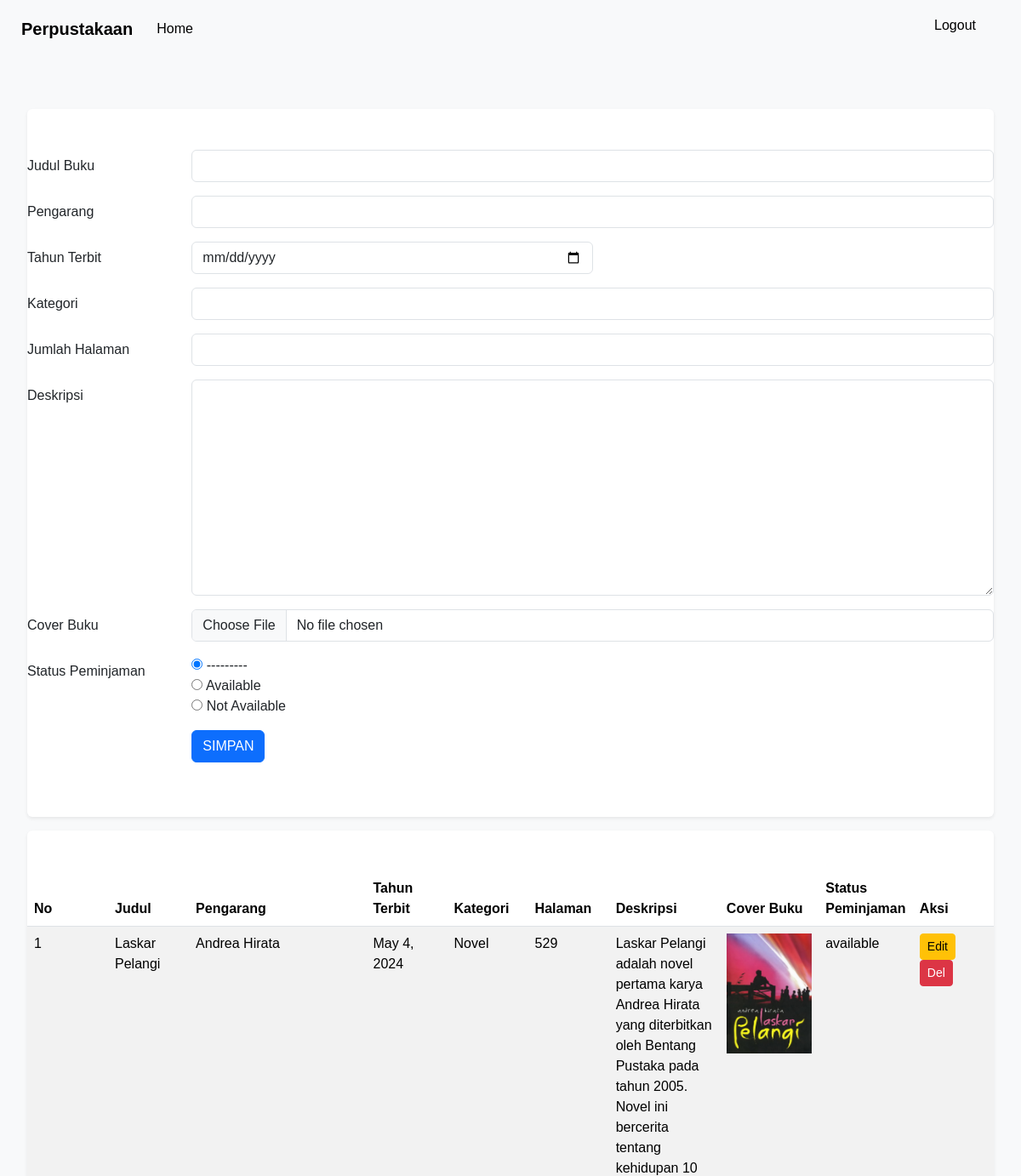
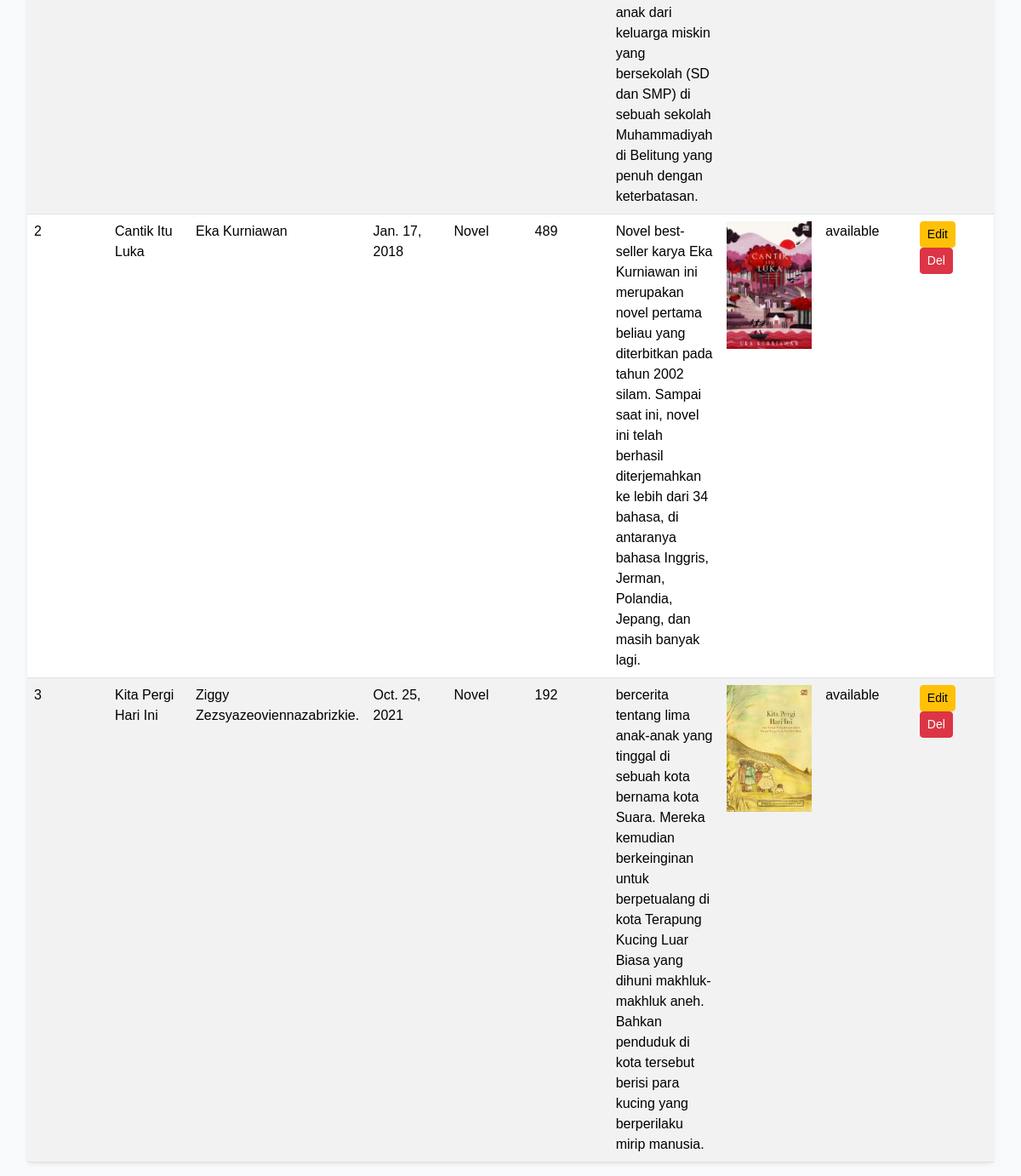
The app's page /input/ (signed in) with its own data (2 pictures, top to bottom).
### library/models.py (models this page shows, shortened)
class BookAttribute(models.Model):
    judulBuku = models.CharField(max_length=255)
    penulisBuku = models.CharField(max_length=255, blank=True, null=True)
    tahunTerbit = models.DateField()
    kategoriBuku = models.CharField(max_length=255, blank=True, null=True)
    jumlahHalaman = models.IntegerField()
    coverBuku = models.ImageField(upload_to='covers/')
    deskripsi = models.TextField(blank=True, null=True)  # Tambahkan bidang deskripsi
    status_peminjaman = models.CharField(max_length=20, null=False, blank=True, choices=[
        ('available', 'Available'),
        ('not-available', 'Not Available'),
    ])

### library/views.py (the view)
# urls.py: path('input/', views.input, name='beranda'),
@user_passes_test(is_staff)
def input(request):
    books = BookAttribute.objects.all()
    if request.method == "POST":
        form = BookAttributeForm(request.POST, request.FILES)
        if form.is_valid():
            book = form.save()
            return redirect('input')  # Mengarahkan kembali ke halaman beranda setelah menyimpan
    else:
        form = BookAttributeForm()
    return render(request, 'Admin/input.html', {'form': form, 'books': books})

### library/forms.py
class BookAttributeForm(forms.ModelForm):
    class Meta:
        model = BookAttribute
        fields = [
            'judulBuku',
            'penulisBuku',
            'tahunTerbit',
            'kategoriBuku',
            'jumlahHalaman',
            'deskripsi',  # Tambahkan deskripsi ke dalam fields
            'coverBuku',
            'status_peminjaman',
        ]
        widgets = {
            'judulBuku': forms.TextInput(attrs={'class': 'form-control'}),
            'penulisBuku': forms.TextInput(attrs={'class': 'form-control'}),
            'tahunTerbit': forms.DateInput(attrs={'class': 'form-control w-50', 'type': 'date'}),
            'kategoriBuku': forms.TextInput(attrs={'class': 'form-control'}),
            'jumlahHalaman': forms.NumberInput(attrs={'class': 'form-control'}),
            'deskripsi': forms.Textarea(attrs={'class': 'form-control'}),  # Widget untuk deskripsi
            'coverBuku': forms.ClearableFileInput(attrs={'class': 'form-control'}),
            'status_peminjaman': forms.RadioSelect(choices=[
                ('available', 'Available'),
                ('not-available', 'Not Available')
            ], attrs={'class': ''}),
        }

### library/views.py (called while the page is built)
def is_staff(user):
    return user.is_authenticated and user.customuser.is_staff

### templates/Admin/input.html (shortened to what this page needs)
{% load static %}
<!DOCTYPE html>
<html lang="en">
  <head>
    {% include 'bootstrap5.html' %} {% include 'snippets/navbaradmin.html' %}
    <link rel="stylesheet" href="{% static 'assets/css/admin.css' %}" />
  </head>
  <body>
    <div class="form">
      <div class="my-3 bg-body rounded shadow-sm pt-5 pb-5">
        <form method="post" action="{% url 'input' %}" enctype="multipart/form-data">
          <div class="mb-3 row">
            <label for="judul" class="col-sm-2 col-form-label">Judul Buku</label>
            <div class="col-sm-10">{{ form.judulBuku }}</div>
          </div>
          <div class="mb-3 row">
            <label for="nama" class="col-sm-2 col-form-label">Pengarang</label>
            <div class="col-sm-10">{{ form.penulisBuku }}</div>
          </div>
          <div class="mb-3 row">
            <label for="tahun_Terbit" class="col-sm-2 col-form-label">Tahun Terbit</label>
            <div class="col-sm-10">{{ form.tahunTerbit }}</div>
          </div>
          <div class="mb-3 row">
            <label for="kategori" class="col-sm-2 col-form-label">Kategori</label>
            <div class="col-sm-10">{{ form.kategoriBuku }}</div>
          </div>
          <div class="mb-3 row">
            <label for="jumlah_halaman" class="col-sm-2 col-form-label">Jumlah Halaman</label>
            <div class="col-sm-10">{{ form.jumlahHalaman }}</div>
          </div>
          <div class="mb-3 row">
            <label for="deskripsi" class="col-sm-2 col-form-label">Deskripsi</label>
            <div class="col-sm-10">{{ form.deskripsi }}</div>
          </div>
          <div class="mb-3 row">
            <label for="cover_buku" class="col-sm-2 col-form-label">Cover Buku</label>
            <div class="col-sm-10">{{ form.coverBuku }}</div>
          </div>
          <div class="mb-3 row">
            <label for="status_peminjaman" class="col-sm-2 col-form-label">Status Peminjaman</label>
            <div class="col-sm-10">{{ form.status_peminjaman }}</div>
          </div>
          <div class="mb-3 row">
            <div class="col-sm-10 offset-sm-2">
              <button type="submit" class="btn btn-primary custom-button">SIMPAN</button>
            </div>
          </div>
        </form>
      </div>
      <div class="my-3 pt-5 bg-body rounded shadow-sm">
        <table class="table table-striped">
          <thead>
            <tr>
              <th class="col-md-1">No</th>
              <th class="col-md-1">Judul</th>
              <th class="col-md-1">Pengarang</th>
              <th class="col-md-1">Tahun Terbit</th>
              <th class="col-md-1">Kategori</th>
              <th class="col-md-1">Halaman</th>
              <th class="col-md-1">Deskripsi</th>
              <th class="col-md-1">Cover Buku</th>
              <th class="col-md-1">Status Peminjaman</th>
              <th class="col-md-1">Aksi</th>
            </tr>
          </thead>
          <tbody>
            {% for book in books %}
            <tr>
              <td>{{ forloop.counter }}</td>
              <td>{{ book.judulBuku }}</td>
              <td>{{ book.penulisBuku }}</td>
              <td>{{ book.tahunTerbit }}</td>
              <td>{{ book.kategoriBuku }}</td>
              <td>{{ book.jumlahHalaman }}</td>
              <td>{{ book.deskripsi }}</td>
              <td><img src="{{ book.coverBuku.url }}" alt="{{ book.judulBuku }}" class="cover-image" /></td>
              <td>{{ book.status_peminjaman }}</td>
              <td>
                <a href="{% url 'book_edit' book.pk %}" class="btn btn-warning btn-sm">Edit</a>
                <a href="{% url 'book_delete' book.pk %}" class="btn btn-danger btn-sm">Del</a>
              </td>
            </tr>
            {% endfor %}
          </tbody>
        </table>
      </div>
    </div>
  </body>
</html>

### static/assets/css/admin.css (style rules this page uses)
body { font-family: Arial, sans-serif; background-color: #f8f9fa; margin: 0; padding: 0; }
.form { padding-top: 7rem; padding-left: 2rem; padding-right: 2rem; }
.cover-image { width: 100px; height: auto; object-fit: cover; }

### records on screen
BookAttribute: judulBuku "Laskar Pelangi", penulisBuku "Andrea Hirata", tahunTerbit "May 4, 2024", kategoriBuku "Novel", jumlahHalaman "529", deskripsi "Laskar Pelangi adalah novel pertama karya Andrea Hirata yang diterbitkan oleh Bentang Pustaka pada tahun 2005. Novel ini bercerita tentang kehidupan 10 anak dari keluarga miskin yang bersekolah (SD dan SMP) di sebuah sekolah Muhammadiyah di Belitung yang penuh dengan keterbatasan.", coverBuku (picture), status_peminjaman "available"
BookAttribute: judulBuku "Cantik Itu Luka", penulisBuku "Eka Kurniawan", tahunTerbit "Jan. 17, 2018", kategoriBuku "Novel", jumlahHalaman "489", deskripsi "Novel best-seller karya Eka Kurniawan ini merupakan novel pertama beliau yang diterbitkan pada tahun 2002 silam. Sampai saat ini, novel ini telah berhasil diterjemahkan ke lebih dari 34 bahasa, di antaranya bahasa Inggris, Jerman, Polandia, Jepang, dan masih banyak lagi.", coverBuku (picture), status_peminjaman "available"
BookAttribute: judulBuku "Kita Pergi Hari Ini", penulisBuku "Ziggy Zezsyazeoviennazabrizkie.", tahunTerbit "Oct. 25, 2021", kategoriBuku "Novel", jumlahHalaman "192", deskripsi "bercerita tentang lima anak-anak yang tinggal di sebuah kota bernama kota Suara. Mereka kemudian berkeinginan untuk berpetualang di kota Terapung Kucing Luar Biasa yang dihuni makhluk-makhluk aneh. Bahkan penduduk di kota tersebut berisi para kucing yang berperilaku mirip manusia.", coverBuku (picture), status_peminjaman "available"
